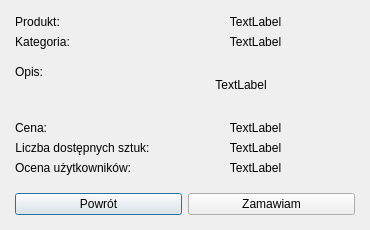
<?xml version="1.0" encoding="UTF-8"?>
<ui version="4.0">
 <class>Produkt</class>
 <widget class="QDialog" name="Produkt">
  <property name="geometry">
   <rect>
    <x>0</x>
    <y>0</y>
    <width>370</width>
    <height>230</height>
   </rect>
  </property>
  <property name="sizePolicy">
   <sizepolicy hsizetype="Expanding" vsizetype="Expanding">
    <horstretch>0</horstretch>
    <verstretch>0</verstretch>
   </sizepolicy>
  </property>
  <property name="minimumSize">
   <size>
    <width>370</width>
    <height>230</height>
   </size>
  </property>
  <property name="maximumSize">
   <size>
    <width>370</width>
    <height>230</height>
   </size>
  </property>
  <property name="windowTitle">
   <string>Dialog</string>
  </property>
  <widget class="QWidget" name="">
   <property name="geometry">
    <rect>
     <x>15</x>
     <y>15</y>
     <width>340</width>
     <height>200</height>
    </rect>
   </property>
   <layout class="QVBoxLayout" name="verticalLayout">
    <item>
     <layout class="QFormLayout" name="formLayout">
      <item row="0" column="0">
       <widget class="QLabel" name="label">
        <property name="text">
         <string>Produkt:</string>
        </property>
        <property name="alignment">
         <set>Qt::AlignCenter</set>
        </property>
       </widget>
      </item>
      <item row="0" column="1">
       <widget class="QLabel" name="produkt">
        <property name="layoutDirection">
         <enum>Qt::LeftToRight</enum>
        </property>
        <property name="text">
         <string>TextLabel</string>
        </property>
        <property name="alignment">
         <set>Qt::AlignCenter</set>
        </property>
       </widget>
      </item>
      <item row="1" column="0">
       <widget class="QLabel" name="label_3">
        <property name="text">
         <string>Kategoria:</string>
        </property>
        <property name="alignment">
         <set>Qt::AlignBottom|Qt::AlignHCenter</set>
        </property>
       </widget>
      </item>
      <item row="1" column="1">
       <widget class="QLabel" name="kategoria">
        <property name="text">
         <string>TextLabel</string>
        </property>
        <property name="alignment">
         <set>Qt::AlignCenter</set>
        </property>
       </widget>
      </item>
      <item row="2" column="0">
       <widget class="QLabel" name="label_5">
        <property name="text">
         <string>Opis:</string>
        </property>
        <property name="alignment">
         <set>Qt::AlignBottom|Qt::AlignHCenter</set>
        </property>
       </widget>
      </item>
      <item row="2" column="1">
       <widget class="QLabel" name="opis">
        <property name="minimumSize">
         <size>
          <width>170</width>
          <height>60</height>
         </size>
        </property>
        <property name="maximumSize">
         <size>
          <width>170</width>
          <height>60</height>
         </size>
        </property>
        <property name="text">
         <string>TextLabel</string>
        </property>
        <property name="alignment">
         <set>Qt::AlignCenter</set>
        </property>
       </widget>
      </item>
      <item row="3" column="0">
       <widget class="QLabel" name="label_7">
        <property name="text">
         <string>Cena:</string>
        </property>
       </widget>
      </item>
      <item row="3" column="1">
       <widget class="QLabel" name="cena">
        <property name="text">
         <string>TextLabel</string>
        </property>
        <property name="alignment">
         <set>Qt::AlignCenter</set>
        </property>
       </widget>
      </item>
      <item row="4" column="0">
       <widget class="QLabel" name="label_9">
        <property name="text">
         <string>Liczba dostępnych sztuk:</string>
        </property>
        <property name="alignment">
         <set>Qt::AlignCenter</set>
        </property>
       </widget>
      </item>
      <item row="4" column="1">
       <widget class="QLabel" name="sztuki">
        <property name="text">
         <string>TextLabel</string>
        </property>
        <property name="alignment">
         <set>Qt::AlignCenter</set>
        </property>
       </widget>
      </item>
      <item row="5" column="0">
       <widget class="QLabel" name="label_2">
        <property name="text">
         <string>Ocena użytkowników:</string>
        </property>
       </widget>
      </item>
      <item row="5" column="1">
       <widget class="QLabel" name="ocena">
        <property name="text">
         <string>TextLabel</string>
        </property>
        <property name="alignment">
         <set>Qt::AlignCenter</set>
        </property>
       </widget>
      </item>
     </layout>
    </item>
    <item>
     <layout class="QHBoxLayout" name="horizontalLayout">
      <item>
       <widget class="QPushButton" name="powrot">
        <property name="text">
         <string>Powrót</string>
        </property>
       </widget>
      </item>
      <item>
       <widget class="QPushButton" name="zamawiam">
        <property name="text">
         <string>Zamawiam</string>
        </property>
       </widget>
      </item>
     </layout>
    </item>
   </layout>
  </widget>
 </widget>
 <resources/>
 <connections/>
</ui>
